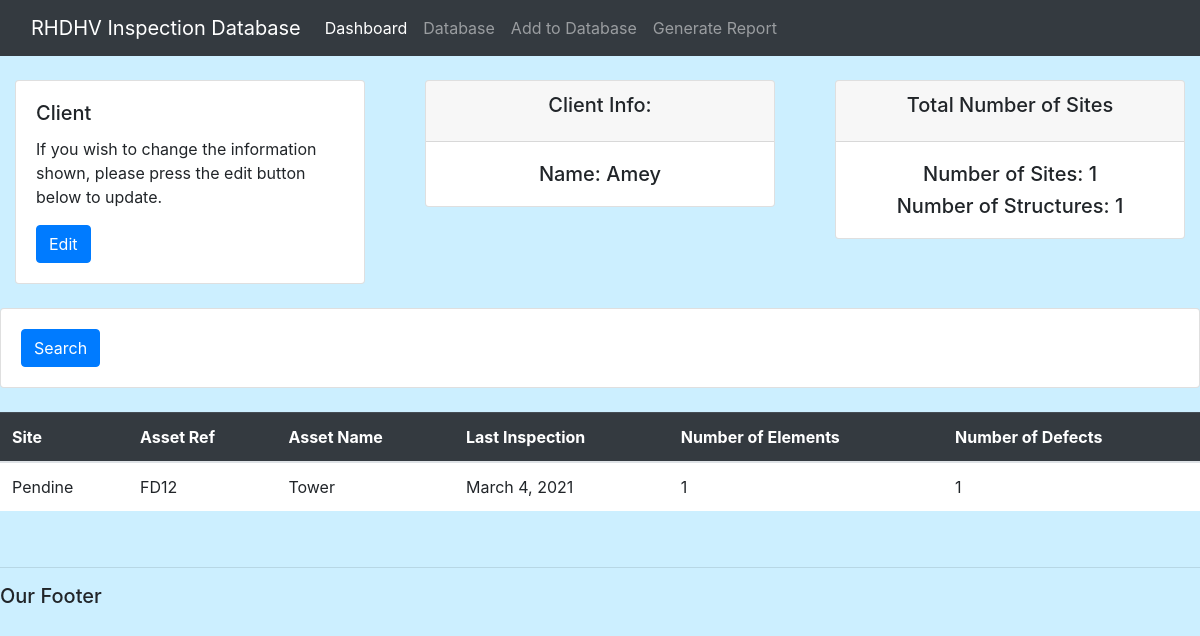
Page /dashboard/client_info/Amey/ on the committed database.
### dashboard/models.py (models this page shows, shortened)
class Client(models.Model):
    name = models.CharField(max_length=30)

class Site(models.Model):
    name = models.CharField(max_length=30)
    location = models.CharField(max_length=100)
    client = models.ForeignKey(Client, on_delete=models.CASCADE)
    latitude = models.FloatField(blank=True, null=True)
    longitude = models.FloatField(blank=True, null=True)

class Structure(models.Model):
    id_code = models.CharField(max_length=30)
    name = models.CharField(max_length=30)
    site = models.ForeignKey(Site, on_delete=models.CASCADE)
    date_of_inspection = models.DateField(auto_now=False, default=timezone.now)
    class Meta:
        ordering = ['-date_of_inspection']

### dashboard/views.py (the view)
# urls.py: path('client_info/<str:pk>/', views.client_info, name='client_info'),
def client_info(request, pk):
    client = Client.objects.get(name=pk)
    list_of_info = []
    structure_count = 0
    sites = client.site_set.all()
    for site in sites:
        structures = site.structure_set.all()
        structure_count += site.structure_set.all().count()
        element_count = 0
        for structure in structures:
            defect_count = 0
            elements = structure.element_set.all()
            element_count += structure.element_set.all().count()
            for element in elements:
                defect_count += element.defect_set.all().count()
            list_of_info.append((site.name,
                                 structure.id_code,
                                 structure.name,
                                 structure.date_of_inspection,
                                 element_count,
                                 defect_count))
    context = {'table_info': list_of_info,
               'client_name': client.name,
               'total_sites': sites.count(),
               'total_structures': structure_count}
    return render(request, 'dashboard/client_info.html', context=context)

### dashboard/templates/dashboard/client_info.html (shortened to what this page needs)
<!DOCTYPE html>
<html lang="en">
<head>
    <link rel="stylesheet" href="https://stackpath.bootstrapcdn.com/bootstrap/4.4.1/css/bootstrap.min.css">
</head>
{% include 'dashboard/navbar.html' %}
<body>
    {% include 'dashboard/client_info_dashboard.html' %}
    <br>
    <hr>
    <h5>Our Footer</h5>
</body>
</html>

### dashboard/templates/dashboard/client_info_dashboard.html
<br>
<div class="row">
	<div class="col">
		<div class="col-md">
			<div class="card">
			  <div class="card-body">
				<h5 class="card-title">Client</h5>
				<p class="card-text">If you wish to change the information shown, please press the edit button below to update.</p>
				<a href="{% url 'update_client' client_name %}" class="btn btn-primary">Edit</a>
			  </div>
    		</div>
		</div>
	</div>
	<div class="col">
		<div class="col-md">
			<div class="card text-center  mb-3" id="client_1">
			  	<div class="card-header">
			  		<h5 class="card-title">Client Info:</h5>
			  	</div>
			  	<div class="card-body">
			    	<h5 class="card-text">Name: {{client_name}}</h5>
			  	</div>
			</div>
		</div>
	</div>
	<div class="col">
		<div class="col-md">
			<div class="card text-center  mb-3" id="client_3">
			  	<div class="card-header">
			  		<h5 class="card-title">Total Number of Sites</h5>
			  	</div>
			  	<div class="card-body">
			    	<h5 class="card-text"> Number of Sites: {{total_sites}}</h5>
					<h5 class="card-text"> Number of Structures: {{total_structures}}</h5>
			  	</div>
			</div>
		</div>
	</div>
</div>
<br>
<div class="row">
	<div class="col">
		<div class="card card-body">
			<form method="get">
		    <button class="btn btn-primary" type="submit">Search</button>
		  	</form>
		</div>
	</div>
</div>
<br>
<div class="container-xxl">
    <table class="table">
        <thead class="table-dark">
        <tr>
          <th scope="col">Site</th>
          <th scope="col">Asset Ref</th>
          <th scope="col">Asset Name</th>
          <th scope="col">Last Inspection</th>
		  <th scope="col">Number of Elements</th>
          <th scope="col">Number of Defects</th>
        </tr>
      </thead>
      <tbody>
	  	{% for a, b, c, d, e, f in table_info %}
            <tr>
                <td>{{a}}</td>
                <td>{{b}}</td>
                <td>{{c}}</td>
                <td>{{d}}</td>
                <td>{{e}}</td>
                <td>{{f}}</td>
            </tr>
        {% endfor %}
      </tbody>
    </table>
</div>

### dashboard/templates/dashboard/client_info.html (style rules this page uses)
body { background-color: #ccefff; }
.container-xxl { background-color:#ffffff; }

### rows in the picture
Client: name "Amey"
Site: table_info "Pendine"
Structure: table_info "FD12", table_info "Tower", table_info "March 4, 2021"

### other values in the picture
{{ total_sites }} "1"
{{ total_structures }} "1"
{{ e }} "1"
{{ f }} "1"
